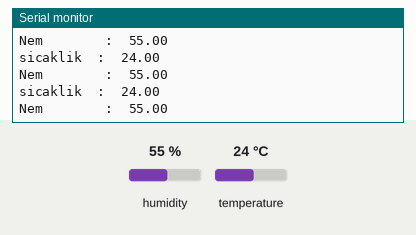
This sketch was run on a simulated ESP8266 (NodeMCU). On the bench: the last lines printed to the serial monitor. Inputs (shaded band) come from the test bench; at power-on: humidity 55 %, temperature 24 °C.

Above: at 2.8 s.
2.9 s: humidity set to 22 %
At 5.5 s:
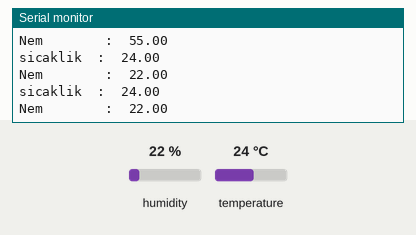
5.6 s: temperature set to 12 °C
At 6.9 s:
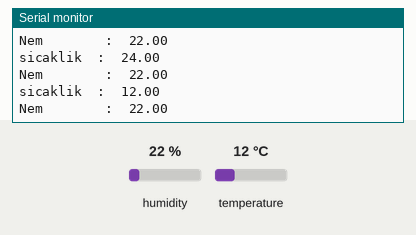
8.3 s: humidity set to 40 %
At 11.9 s:
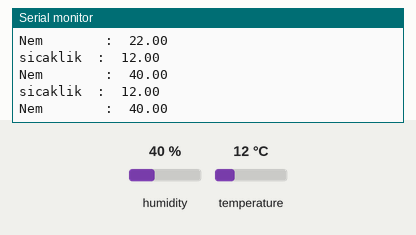
Timing chart, 0 to 13.4 s (numbered marks = the images above; inputs shaded):
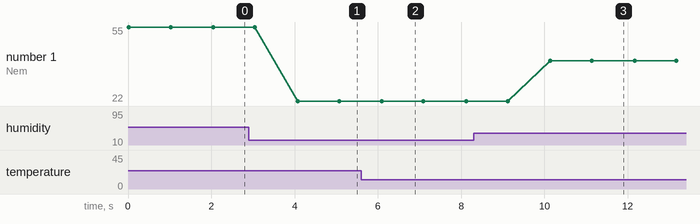

Measured:
- after the input at 2.9 s, the serial monitor: prints a new line after 1.2 s (image 1)
- after the input at 5.6 s, the serial monitor: prints a new line after 0.49 s (image 2)
- after the input at 8.3 s, the serial monitor: prints a new line after 1.8 s (image 3)
- plotted number 1: 55 → 22 after the input at 2.9 s, 22 → 40 after the input at 8.3 s

The sketch:

sketch_nov25b.ino
```cpp
#include <DHT.h>
DHT dht11(D0, DHT11);
float sicaklik, nem;

void setup() {
Serial.begin(115200);
dht11.begin();
}

void loop() {
  sicaklik = (float)dht11.readTemperature();
  nem = (float)dht11.readHumidity();
  Serial.print("sicaklik  :  ");
  Serial.println(sicaklik);
  Serial.print("Nem        :  ");
  Serial.println(nem);
  delay(1000);

}
```
